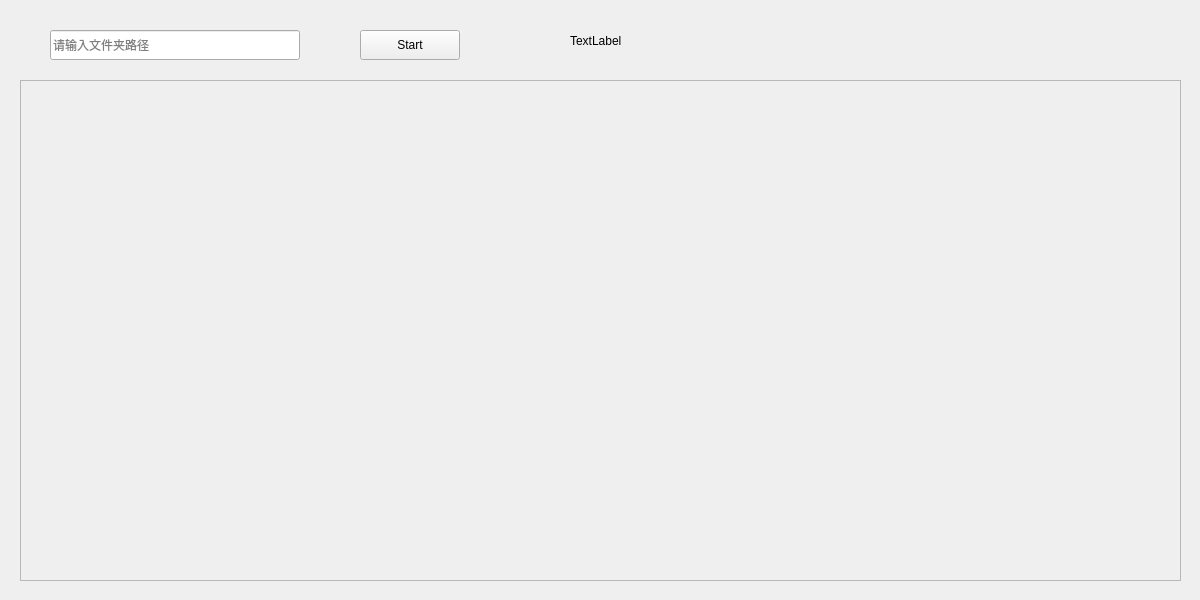
<?xml version="1.0" encoding="UTF-8"?>
<ui version="4.0">
 <class>MainWindow</class>
 <widget class="QMainWindow" name="MainWindow">
  <property name="geometry">
   <rect>
    <x>0</x>
    <y>0</y>
    <width>1200</width>
    <height>600</height>
   </rect>
  </property>
  <property name="minimumSize">
   <size>
    <width>1200</width>
    <height>600</height>
   </size>
  </property>
  <property name="maximumSize">
   <size>
    <width>1200</width>
    <height>600</height>
   </size>
  </property>
  <property name="windowTitle">
   <string>MainWindow</string>
  </property>
  <widget class="QWidget" name="centralWidget">
   <widget class="QLineEdit" name="dir">
    <property name="geometry">
     <rect>
      <x>50</x>
      <y>30</y>
      <width>250</width>
      <height>30</height>
     </rect>
    </property>
    <property name="inputMask">
     <string/>
    </property>
    <property name="text">
     <string/>
    </property>
    <property name="placeholderText">
     <string>请输入文件夹路径</string>
    </property>
   </widget>
   <widget class="QPushButton" name="start">
    <property name="geometry">
     <rect>
      <x>360</x>
      <y>30</y>
      <width>100</width>
      <height>30</height>
     </rect>
    </property>
    <property name="text">
     <string>Start</string>
    </property>
   </widget>
   <widget class="QScrollArea" name="console">
    <property name="geometry">
     <rect>
      <x>20</x>
      <y>80</y>
      <width>1161</width>
      <height>501</height>
     </rect>
    </property>
    <property name="widgetResizable">
     <bool>true</bool>
    </property>
    <widget class="QWidget" name="scrollAreaWidgetContents">
     <property name="geometry">
      <rect>
       <x>0</x>
       <y>0</y>
       <width>1159</width>
       <height>499</height>
      </rect>
     </property>
    </widget>
   </widget>
   <widget class="QLabel" name="label">
    <property name="geometry">
     <rect>
      <x>570</x>
      <y>30</y>
      <width>80</width>
      <height>21</height>
     </rect>
    </property>
    <property name="text">
     <string>TextLabel</string>
    </property>
    <property name="wordWrap">
     <bool>false</bool>
    </property>
   </widget>
  </widget>
 </widget>
 <layoutdefault spacing="6" margin="11"/>
 <resources/>
 <connections/>
</ui>
